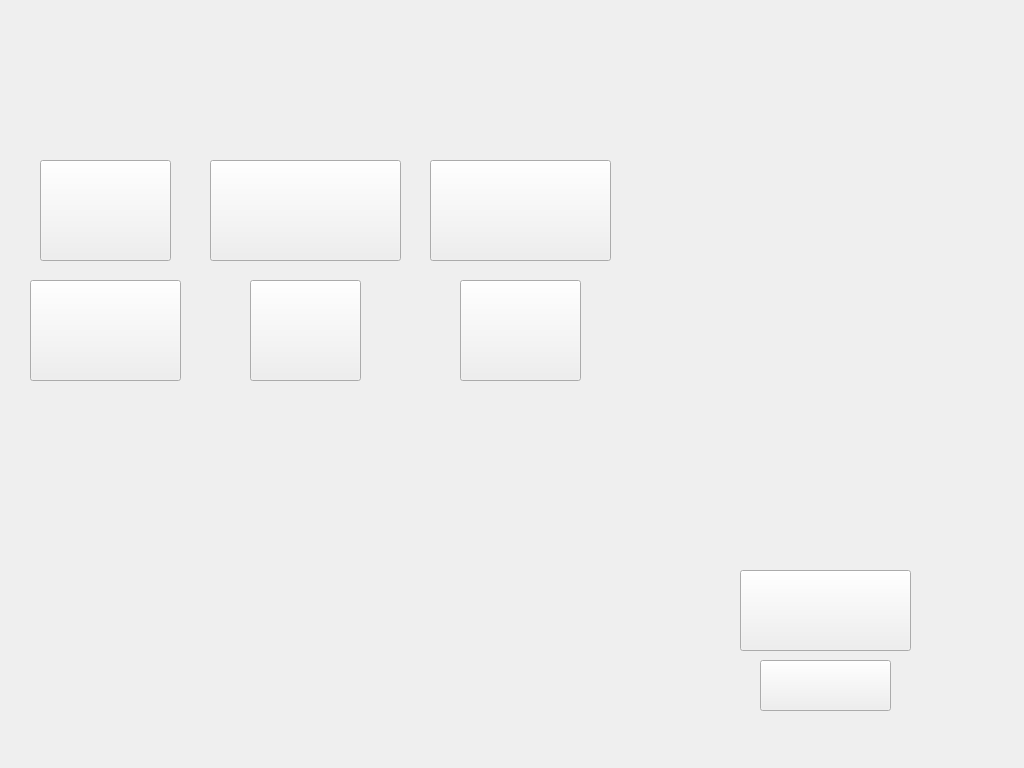
<?xml version="1.0" encoding="UTF-8"?>
<ui version="4.0">
 <class>FitnessTestScreen</class>
 <widget class="QWidget" name="FitnessTestScreen">
  <property name="geometry">
   <rect>
    <x>0</x>
    <y>0</y>
    <width>1024</width>
    <height>768</height>
   </rect>
  </property>
  <property name="windowTitle">
   <string>Form</string>
  </property>
  <property name="styleSheet">
   <string notr="true">QWidget[objectName|=&quot;invisibleButton&quot;]{border: none; }</string>
  </property>
  <widget class="QLabel" name="backgroundLabel">
   <property name="geometry">
    <rect>
     <x>0</x>
     <y>0</y>
     <width>1024</width>
     <height>768</height>
    </rect>
   </property>
   <property name="text">
    <string/>
   </property>
   <property name="pixmap">
    <pixmap resource="images.qrc">:/images/images/fitnesstest_background.png</pixmap>
   </property>
  </widget>
  <widget class="QPushButton" name="invisibleButton_5">
   <property name="geometry">
    <rect>
     <x>760</x>
     <y>660</y>
     <width>131</width>
     <height>51</height>
    </rect>
   </property>
   <property name="text">
    <string/>
   </property>
  </widget>
  <widget class="QPushButton" name="invisibleButton_6">
   <property name="geometry">
    <rect>
     <x>740</x>
     <y>570</y>
     <width>171</width>
     <height>81</height>
    </rect>
   </property>
   <property name="text">
    <string/>
   </property>
  </widget>
  <widget class="QLabel" name="fitnessSelectedLabel">
   <property name="geometry">
    <rect>
     <x>76</x>
     <y>196</y>
     <width>61</width>
     <height>61</height>
    </rect>
   </property>
   <property name="text">
    <string/>
   </property>
   <property name="pixmap">
    <pixmap resource="images.qrc">:/images/images/RadioButton_Selected.png</pixmap>
   </property>
  </widget>
  <widget class="QLabel" name="fireSelectedLabel">
   <property name="geometry">
    <rect>
     <x>278</x>
     <y>196</y>
     <width>61</width>
     <height>60</height>
    </rect>
   </property>
   <property name="text">
    <string/>
   </property>
   <property name="pixmap">
    <pixmap resource="images.qrc">:/images/images/RadioButton_Selected.png</pixmap>
   </property>
  </widget>
  <widget class="QLabel" name="airSelectedLabel">
   <property name="geometry">
    <rect>
     <x>490</x>
     <y>196</y>
     <width>61</width>
     <height>60</height>
    </rect>
   </property>
   <property name="text">
    <string/>
   </property>
   <property name="pixmap">
    <pixmap resource="images.qrc">:/images/images/RadioButton_Selected.png</pixmap>
   </property>
  </widget>
  <widget class="QLabel" name="marinesSelectedLabel">
   <property name="geometry">
    <rect>
     <x>76</x>
     <y>316</y>
     <width>61</width>
     <height>60</height>
    </rect>
   </property>
   <property name="text">
    <string/>
   </property>
   <property name="pixmap">
    <pixmap resource="images.qrc">:/images/images/RadioButton_Selected.png</pixmap>
   </property>
  </widget>
  <widget class="QLabel" name="navySelectedLabel">
   <property name="geometry">
    <rect>
     <x>278</x>
     <y>316</y>
     <width>61</width>
     <height>60</height>
    </rect>
   </property>
   <property name="text">
    <string/>
   </property>
   <property name="pixmap">
    <pixmap resource="images.qrc">:/images/images/RadioButton_Selected.png</pixmap>
   </property>
  </widget>
  <widget class="QLabel" name="armySelectedLabel">
   <property name="geometry">
    <rect>
     <x>490</x>
     <y>316</y>
     <width>61</width>
     <height>60</height>
    </rect>
   </property>
   <property name="text">
    <string/>
   </property>
   <property name="pixmap">
    <pixmap resource="images.qrc">:/images/images/RadioButton_Selected.png</pixmap>
   </property>
  </widget>
  <widget class="QPushButton" name="invisibleButton">
   <property name="geometry">
    <rect>
     <x>40</x>
     <y>160</y>
     <width>131</width>
     <height>101</height>
    </rect>
   </property>
   <property name="text">
    <string/>
   </property>
  </widget>
  <widget class="QPushButton" name="invisibleButton_2">
   <property name="geometry">
    <rect>
     <x>250</x>
     <y>280</y>
     <width>111</width>
     <height>101</height>
    </rect>
   </property>
   <property name="text">
    <string/>
   </property>
  </widget>
  <widget class="QPushButton" name="invisibleButton_3">
   <property name="geometry">
    <rect>
     <x>460</x>
     <y>280</y>
     <width>121</width>
     <height>101</height>
    </rect>
   </property>
   <property name="text">
    <string/>
   </property>
  </widget>
  <widget class="QPushButton" name="invisibleButton_4">
   <property name="geometry">
    <rect>
     <x>430</x>
     <y>160</y>
     <width>181</width>
     <height>101</height>
    </rect>
   </property>
   <property name="text">
    <string/>
   </property>
  </widget>
  <widget class="QPushButton" name="invisibleButton_7">
   <property name="geometry">
    <rect>
     <x>30</x>
     <y>280</y>
     <width>151</width>
     <height>101</height>
    </rect>
   </property>
   <property name="text">
    <string/>
   </property>
  </widget>
  <widget class="QPushButton" name="invisibleButton_8">
   <property name="geometry">
    <rect>
     <x>210</x>
     <y>160</y>
     <width>191</width>
     <height>101</height>
    </rect>
   </property>
   <property name="text">
    <string/>
   </property>
  </widget>
  <widget class="QLabel" name="label">
   <property name="geometry">
    <rect>
     <x>760</x>
     <y>220</y>
     <width>151</width>
     <height>241</height>
    </rect>
   </property>
   <property name="text">
    <string/>
   </property>
   <property name="pixmap">
    <pixmap resource="images.qrc">:/images/images/stopwatch.png</pixmap>
   </property>
  </widget>
 </widget>
 <resources>
  <include location="images.qrc"/>
 </resources>
 <connections/>
</ui>
